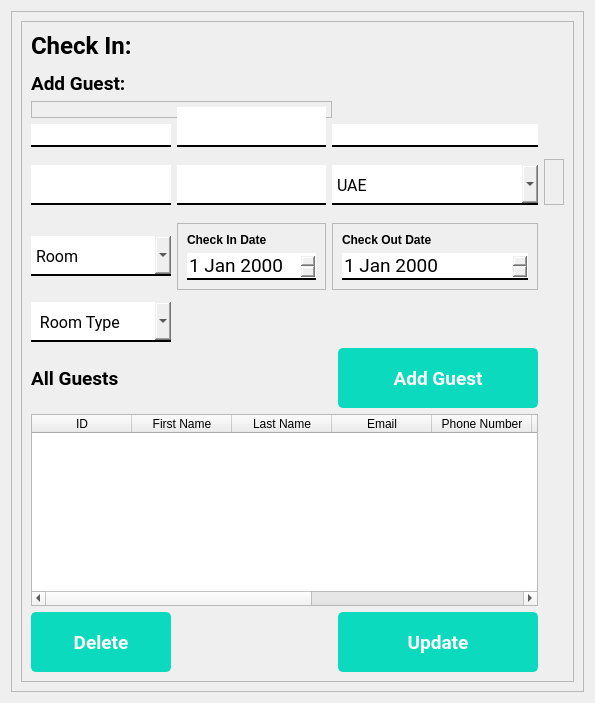
      <widget class="QWidget" name="checkInPage">
       <layout class="QGridLayout" name="gridLayout_29">
        <item row="0" column="0">
         <widget class="QFrame" name="frame_37">
          <property name="frameShape">
           <enum>QFrame::StyledPanel</enum>
          </property>
          <property name="frameShadow">
           <enum>QFrame::Raised</enum>
          </property>
          <layout class="QGridLayout" name="gridLayout_30">
           <item row="0" column="0">
            <widget class="QFrame" name="frame_38">
             <property name="frameShape">
              <enum>QFrame::StyledPanel</enum>
             </property>
             <property name="frameShadow">
              <enum>QFrame::Raised</enum>
             </property>
             <layout class="QGridLayout" name="gridLayout_3">
              <item row="0" column="0">
               <widget class="QLabel" name="label_32">
                <property name="maximumSize">
                 <size>
                  <width>16777215</width>
                  <height>60</height>
                 </size>
                </property>
                <property name="font">
                 <font>
                  <family>Roboto</family>
                  <pointsize>18</pointsize>
                  <weight>75</weight>
                  <bold>true</bold>
                 </font>
                </property>
                <property name="text">
                 <string>Check In:</string>
                </property>
               </widget>
              </item>
              <item row="1" column="0" colspan="3">
               <widget class="QFrame" name="frame_59">
                <property name="frameShape">
                 <enum>QFrame::StyledPanel</enum>
                </property>
                <property name="frameShadow">
                 <enum>QFrame::Raised</enum>
                </property>
               </widget>
              </item>
              <item row="2" column="0">
               <widget class="QLabel" name="label_33">
                <property name="maximumSize">
                 <size>
                  <width>16777215</width>
                  <height>60</height>
                 </size>
                </property>
                <property name="font">
                 <font>
                  <family>Roboto</family>
                  <pointsize>14</pointsize>
                  <weight>75</weight>
                  <bold>true</bold>
                 </font>
                </property>
                <property name="text">
                 <string>Add Guest:</string>
                </property>
               </widget>
              </item>
              <item row="3" column="0" rowspan="2" colspan="3">
               <widget class="QFrame" name="frame_60">
                <property name="frameShape">
                 <enum>QFrame::StyledPanel</enum>
                </property>
                <property name="frameShadow">
                 <enum>QFrame::Raised</enum>
                </property>
               </widget>
              </item>
              <item row="4" column="1" rowspan="2">
               <widget class="QLineEdit" name="guestLastName">
                <property name="minimumSize">
                 <size>
                  <width>0</width>
                  <height>40</height>
                 </size>
                </property>
                <property name="font">
                 <font>
                  <family>Roboto</family>
                  <pointsize>12</pointsize>
                  <weight>50</weight>
                  <bold>false</bold>
                 </font>
                </property>
                <property name="styleSheet">
                 <string notr="true">border:none;
border-bottom:2px solid black;</string>
                </property>
                <property name="text">
                 <string/>
                </property>
               </widget>
              </item>
              <item row="5" column="0">
               <widget class="QLineEdit" name="guestFirstNameInput">
                <property name="font">
                 <font>
                  <family>Roboto</family>
                  <pointsize>12</pointsize>
                  <weight>50</weight>
                  <bold>false</bold>
                 </font>
                </property>
                <property name="styleSheet">
                 <string notr="true">border:none;
border-bottom:2px solid black;</string>
                </property>
                <property name="text">
                 <string/>
                </property>
               </widget>
              </item>
              <item row="5" column="2" colspan="2">
               <widget class="QLineEdit" name="guestEmail">
                <property name="font">
                 <font>
                  <family>Roboto</family>
                  <pointsize>12</pointsize>
                  <weight>50</weight>
                  <bold>false</bold>
                 </font>
                </property>
                <property name="styleSheet">
                 <string notr="true">border:none;
border-bottom:2px solid black;</string>
                </property>
                <property name="text">
                 <string/>
                </property>
               </widget>
              </item>
              <item row="6" column="0" colspan="3">
               <widget class="QFrame" name="frame_58">
                <property name="frameShape">
                 <enum>QFrame::StyledPanel</enum>
                </property>
                <property name="frameShadow">
                 <enum>QFrame::Raised</enum>
                </property>
               </widget>
              </item>
              <item row="7" column="0" colspan="3">
               <widget class="QFrame" name="frame_61">
                <property name="frameShape">
                 <enum>QFrame::StyledPanel</enum>
                </property>
                <property name="frameShadow">
                 <enum>QFrame::Raised</enum>
                </property>
               </widget>
              </item>
              <item row="7" column="4" rowspan="2">
               <widget class="QFrame" name="frame_2">
                <property name="frameShape">
                 <enum>QFrame::StyledPanel</enum>
                </property>
                <property name="frameShadow">
                 <enum>QFrame::Raised</enum>
                </property>
                <layout class="QGridLayout" name="gridLayout_2"/>
               </widget>
              </item>
              <item row="8" column="0">
               <widget class="QLineEdit" name="guestPhoneNumber">
                <property name="minimumSize">
                 <size>
                  <width>0</width>
                  <height>40</height>
                 </size>
                </property>
                <property name="font">
                 <font>
                  <family>Roboto</family>
                  <pointsize>12</pointsize>
                  <weight>50</weight>
                  <bold>false</bold>
                 </font>
                </property>
                <property name="styleSheet">
                 <string notr="true">border:none;
border-bottom:2px solid black;</string>
                </property>
                <property name="text">
                 <string/>
                </property>
               </widget>
              </item>
              <item row="8" column="1">
               <widget class="QLineEdit" name="guestAdress">
                <property name="minimumSize">
                 <size>
                  <width>0</width>
                  <height>40</height>
                 </size>
                </property>
                <property name="font">
                 <font>
                  <family>Roboto</family>
                  <pointsize>12</pointsize>
                  <weight>50</weight>
                  <bold>false</bold>
                 </font>
                </property>
                <property name="styleSheet">
                 <string notr="true">border:none;
border-bottom:2px solid black;</string>
                </property>
                <property name="text">
                 <string/>
                </property>
               </widget>
              </item>
              <item row="8" column="2" colspan="2">
               <widget class="QComboBox" name="countryInput">
                <property name="minimumSize">
                 <size>
                  <width>0</width>
                  <height>40</height>
                 </size>
                </property>
                <property name="font">
                 <font>
                  <family>Roboto</family>
                  <pointsize>12</pointsize>
                  <weight>50</weight>
                  <bold>false</bold>
                 </font>
                </property>
                <property name="styleSheet">
                 <string notr="true">border:none;
border-bottom:2px solid black;</string>
                </property>
                <item>
                 <property name="text">
                  <string>UAE</string>
                 </property>
                </item>
                <item>
                 <property name="text">
                  <string>Dubai</string>
                 </property>
                </item>
                <item>
                 <property name="text">
                  <string>US</string>
                 </property>
                </item>
                <item>
                 <property name="text">
                  <string>Pakistan</string>
                 </property>
                </item>
               </widget>
              </item>
              <item row="9" column="0">
               <widget class="QFrame" name="frame_18">
                <property name="frameShape">
                 <enum>QFrame::StyledPanel</enum>
                </property>
                <property name="frameShadow">
                 <enum>QFrame::Raised</enum>
                </property>
               </widget>
              </item>
              <item row="10" column="0" colspan="3">
               <widget class="QFrame" name="frame_62">
                <property name="frameShape">
                 <enum>QFrame::StyledPanel</enum>
                </property>
                <property name="frameShadow">
                 <enum>QFrame::Raised</enum>
                </property>
               </widget>
              </item>
              <item row="11" column="0">
               <widget class="QComboBox" name="roomInput">
                <property name="minimumSize">
                 <size>
                  <width>0</width>
                  <height>40</height>
                 </size>
                </property>
                <property name="font">
                 <font>
                  <family>Roboto</family>
                  <pointsize>12</pointsize>
                  <weight>50</weight>
                  <bold>false</bold>
                 </font>
                </property>
                <property name="styleSheet">
                 <string notr="true">border:none;
border-bottom:2px solid black;</string>
                </property>
                <item>
                 <property name="text">
                  <string>Room</string>
                 </property>
                </item>
               </widget>
              </item>
              <item row="11" column="1">
               <widget class="QFrame" name="frame_21">
                <property name="frameShape">
                 <enum>QFrame::StyledPanel</enum>
                </property>
                <property name="frameShadow">
                 <enum>QFrame::Raised</enum>
                </property>
                <layout class="QVBoxLayout" name="verticalLayout_2">
                 <item>
                  <widget class="QLabel" name="label">
                   <property name="font">
                    <font>
                     <weight>75</weight>
                     <bold>true</bold>
                    </font>
                   </property>
                   <property name="text">
                    <string>Check In Date</string>
                   </property>
                  </widget>
                 </item>
                 <item>
                  <widget class="QDateEdit" name="checkInDate">
                   <property name="font">
                    <font>
                     <family>Roboto</family>
                     <pointsize>14</pointsize>
                    </font>
                   </property>
                   <property name="styleSheet">
                    <string notr="true">border:none;
border-bottom:2px solid black;</string>
                   </property>
                  </widget>
                 </item>
                </layout>
               </widget>
              </item>
              <item row="11" column="2" colspan="2">
               <widget class="QFrame" name="frame_22">
                <property name="frameShape">
                 <enum>QFrame::StyledPanel</enum>
                </property>
                <property name="frameShadow">
                 <enum>QFrame::Raised</enum>
                </property>
                <layout class="QVBoxLayout" name="verticalLayout_4">
                 <item>
                  <widget class="QLabel" name="label_3">
                   <property name="font">
                    <font>
                     <weight>75</weight>
                     <bold>true</bold>
                    </font>
                   </property>
                   <property name="text">
                    <string>Check Out Date</string>
                   </property>
                  </widget>
                 </item>
                 <item>
                  <widget class="QDateEdit" name="checkOutDate">
                   <property name="font">
                    <font>
                     <family>Roboto</family>
                     <pointsize>14</pointsize>
                    </font>
                   </property>
                   <property name="styleSheet">
                    <string notr="true">border:none;
border-bottom:2px solid black;</string>
                   </property>
                  </widget>
                 </item>
                </layout>
               </widget>
              </item>
              <item row="12" column="0">
               <widget class="QFrame" name="frame_20">
                <property name="frameShape">
                 <enum>QFrame::StyledPanel</enum>
                </property>
                <property name="frameShadow">
                 <enum>QFrame::Raised</enum>
                </property>
               </widget>
              </item>
              <item row="13" column="0">
               <widget class="QComboBox" name="roomInput_2">
                <property name="minimumSize">
                 <size>
                  <width>0</width>
                  <height>40</height>
                 </size>
                </property>
                <property name="font">
                 <font>
                  <family>Roboto</family>
                  <pointsize>12</pointsize>
                  <weight>50</weight>
                  <bold>false</bold>
                 </font>
                </property>
                <property name="styleSheet">
                 <string notr="true">border:none;
border-bottom:2px solid black;</string>
                </property>
                <item>
                 <property name="text">
                  <string> Room Type</string>
                 </property>
                </item>
               </widget>
              </item>
              <item row="14" column="0">
               <widget class="QLabel" name="label_34">
                <property name="maximumSize">
                 <size>
                  <width>16777215</width>
                  <height>60</height>
                 </size>
                </property>
                <property name="font">
                 <font>
                  <family>Roboto</family>
                  <pointsize>14</pointsize>
                  <weight>75</weight>
                  <bold>true</bold>
                 </font>
                </property>
                <property name="text">
                 <string>All Guests</string>
                </property>
               </widget>
              </item>
              <item row="14" column="3">
               <widget class="QPushButton" name="addGuestBtn">
                <property name="minimumSize">
                 <size>
                  <width>0</width>
                  <height>60</height>
                 </size>
                </property>
                <property name="font">
                 <font>
                  <family>Roboto</family>
                  <pointsize>14</pointsize>
                  <weight>75</weight>
                  <bold>true</bold>
                 </font>
                </property>
                <property name="styleSheet">
                 <string notr="true">/* Normal state styling */
QPushButton#addGuestBtn {
    color: white;
    background: #0BDABF;
    border: 2px solid #0BDABF;
    border-radius: 5px;
    padding: 5px 10px;
}

/* Hover state styling */
QPushButton#addGuestBtn:hover {
    background: #08A79D; /* Change the color for hover effect */
}

/* Advanced styling */
QPushButton#addGuestBtn:pressed {
    background: #067267; /* Change the color for pressed effect */
    border: 2px solid #067267;
}

/* Add any other advanced styling here */

</string>
                </property>
                <property name="text">
                 <string>Add Guest</string>
                </property>
               </widget>
              </item>
              <item row="16" column="3">
               <widget class="QPushButton" name="updateUserBtn">
                <property name="minimumSize">
                 <size>
                  <width>200</width>
                  <height>60</height>
                 </size>
                </property>
                <property name="maximumSize">
                 <size>
                  <width>200</width>
                  <height>16777215</height>
                 </size>
                </property>
                <property name="font">
                 <font>
                  <family>Roboto</family>
                  <pointsize>14</pointsize>
                  <weight>75</weight>
                  <bold>true</bold>
                 </font>
                </property>
                <property name="styleSheet">
                 <string notr="true">/* Normal state styling */
QPushButton#updateUserBtn {
    color: white;
    background: #0BDABF;
    border: 2px solid #0BDABF;
    border-radius: 5px;
    padding: 5px 10px;
}

/* Hover state styling */
QPushButton#updateUserBtn:hover {
    background: #08A79D; /* Change the color for hover effect */
}

/* Advanced styling */
QPushButton#updateUserBtn:pressed {
    background: #067267; /* Change the color for pressed effect */
    border: 2px solid #067267;
}

/* Add any other advanced styling here */

</string>
                </property>
                <property name="text">
                 <string>Update</string>
                </property>
               </widget>
              </item>
              <item row="15" column="0" colspan="4">
               <widget class="QTableWidget" name="showAllUsersTable">
                <property name="selectionBehavior">
                 <enum>QAbstractItemView::SelectRows</enum>
                </property>
                <attribute name="horizontalHeaderCascadingSectionResizes">
                 <bool>false</bool>
                </attribute>
                <attribute name="horizontalHeaderShowSortIndicator" stdset="0">
                 <bool>false</bool>
                </attribute>
                <attribute name="horizontalHeaderStretchLastSection">
                 <bool>false</bool>
                </attribute>
                <attribute name="verticalHeaderCascadingSectionResizes">
                 <bool>false</bool>
                </attribute>
                <attribute name="verticalHeaderShowSortIndicator" stdset="0">
                 <bool>false</bool>
                </attribute>
                <column>
                 <property name="text">
                  <string>ID</string>
                 </property>
                </column>
                <column>
                 <property name="text">
                  <string>First Name</string>
                 </property>
                </column>
                <column>
                 <property name="text">
                  <string>Last Name</string>
                 </property>
                </column>
                <column>
                 <property name="text">
                  <string>Email</string>
                 </property>
                </column>
                <column>
                 <property name="text">
                  <string>Phone Number</string>
                 </property>
                </column>
                <column>
                 <property name="text">
                  <string>Address</string>
                 </property>
                </column>
                <column>
                 <property name="text">
                  <string>Nationality</string>
                 </property>
                </column>
                <column>
                 <property name="text">
                  <string>Room No</string>
                 </property>
                </column>
                <column>
                 <property name="text">
                  <string>Room Type</string>
                 </property>
                </column>
               </widget>
              </item>
              <item row="16" column="0">
               <widget class="QPushButton" name="deleteUserBtn">
                <property name="minimumSize">
                 <size>
                  <width>0</width>
                  <height>60</height>
                 </size>
                </property>
                <property name="maximumSize">
                 <size>
                  <width>200</width>
                  <height>16777215</height>
                 </size>
                </property>
                <property name="font">
                 <font>
                  <family>Roboto</family>
                  <pointsize>14</pointsize>
                  <weight>75</weight>
                  <bold>true</bold>
                 </font>
                </property>
                <property name="styleSheet">
                 <string notr="true">/* Normal state styling */
QPushButton#deleteUserBtn {
    color: white;
    background: #0BDABF;
    border: 2px solid #0BDABF;
    border-radius: 5px;
    padding: 5px 10px;
}

/* Hover state styling */
QPushButton#deleteUserBtn:hover {
    background: #08A79D; /* Change the color for hover effect */
}

/* Advanced styling */
QPushButton#deleteUserBtn:pressed {
    background: #067267; /* Change the color for pressed effect */
    border: 2px solid #067267;
}

/* Add any other advanced styling here */

</string>
                </property>
                <property name="text">
                 <string>Delete</string>
                </property>
               </widget>
              </item>
             </layout>
            </widget>
           </item>
          </layout>
         </widget>
        </item>
       </layout>
      </widget>
